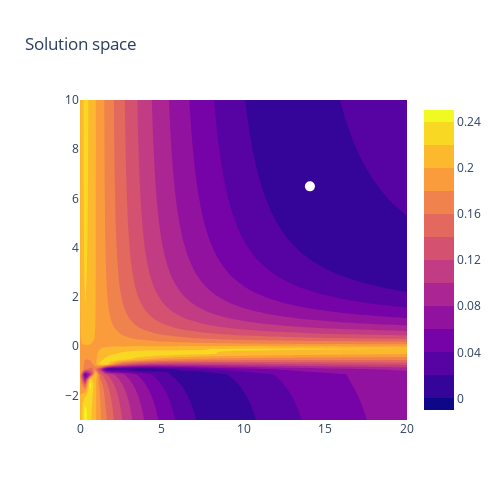

The code cell stored with this chart in its notebook:
### Code cell
# solve a minimization problem to find the two parameters for the distribution modification function

if use_real_dataset:
    z_guess = [3.7, 18.1]
else:
    z_guess = [-1.3,8.6] # use look_at_space = True to find a better guess

bnds = ((-3,  10), (0, 20))
print(f'bnds: {bnds}')
print(f'z_guess: {z_guess}')
zz = minimize(abs_eq1, z_guess, bounds = bnds, method='Nelder-Mead', tol=1e-8)
print(zz)
print(f'Solution: {zz.x}')
z = zz.x
T_with_solve = T(z)
T_without_solve = T([0, 1])
print(f'State target with solve: {sum(f * T_with_solve)}')
print(f'State target without solve: {sum(f * T_without_solve)}')
print(f'Min T_with_solve: {min(T_with_solve)}')
print(f'Max T_with_solve: {max(T_with_solve)}')
print(f'Min T_without_solve: {min(T_without_solve)}')
print(f'Max T_without_solve: {max(T_without_solve)}')

look_at_space = True
if look_at_space:
    ni = 64
    nj = 65
    solution_space = np.zeros((ni,nj))
    icnt = 0
    yaxis = np.linspace(bnds[0][0],bnds[0][1],ni)
    xaxis = np.linspace(bnds[1][0],bnds[1][1],nj)
    min_val = 1e20
    for i in yaxis:
        jcnt = 0
        for j in xaxis:
            #print(i,j, icnt, jcnt)
            solution_space[icnt,jcnt] = abs_eq1([i,j])
            #print(f'abs_eq1([{i},{j}]: {abs_eq1([i,j])}')
            if solution_space[icnt,jcnt] < min_val:
                min_x = j
                min_y = i
                min_val = solution_space[icnt,jcnt]
            jcnt += 1
        icnt += 1

    fig = go.Figure(data=[go.Contour(z=solution_space, x=xaxis, y=yaxis, line_width=0)])
    fig.update_layout(title='Solution space', autosize=False, width=500, height=500)
    print(f'Suggested guess: {min_y, min_x}')
    fig.add_trace(go.Scatter(x=np.array(min_x), y=np.array(min_y), mode="markers", marker=dict(size=10), name="Minimum", marker_color='white'))
    fig.show()

### Figure 1 — Plotly figure (JSON) as saved in the notebook; plotly's stock layout.template omitted (floating-point values rounded to 4 significant figures; data arrays with more than 128 entries replaced by an {"elided": "..."} marker saying what was removed)
{"data": [{"line": {"width": 0}, "type": "contour", "x": [0, 0.3125, 0.625, 0.9375, 1.25, 1.562, 1.875, 2.188, 2.5, 2.812, 3.125, 3.438, 3.75, 4.062, 4.375, 4.688, 5, 5.312, 5.625, 5.938, 6.25, 6.562, 6.875, 7.188, 7.5, 7.812, 8.125, 8.438, 8.75, 9.062, 9.375, 9.688, 10, 10.31, 10.62, 10.94, 11.25, 11.56, 11.88, 12.19, 12.5, 12.81, 13.12, 13.44, 13.75, 14.06, 14.38, 14.69, 15, 15.31, 15.62, 15.94, 16.25, 16.56, 16.88, 17.19, 17.5, 17.81, 18.12, 18.44, 18.75, 19.06, 19.38, 19.69, 20], "y": [-3, -2.794, -2.587, -2.381, -2.175, -1.968, -1.762, -1.556, -1.349, -1.143, -0.9365, -0.7302, -0.5238, -0.3175, -0.1111, 0.09524, 0.3016, 0.5079, 0.7143, 0.9206, 1.127, 1.333, 1.54, 1.746, 1.952, 2.159, 2.365, 2.571, 2.778, 2.984, 3.19, 3.397, 3.603, 3.81, 4.016, 4.222, 4.429, 4.635, 4.841, 5.048, 5.254, 5.46, 5.667, 5.873, 6.079, 6.286, 6.492, 6.698, 6.905, 7.111, 7.317, 7.524, 7.73, 7.937, 8.143, 8.349, 8.556, 8.762, 8.968, 9.175, 9.381, 9.587, 9.794, 10], "z": {"elided": "64x65 float values"}}, {"marker": {"color": "white", "size": 10}, "mode": "markers", "name": "Minimum", "type": "scatter", "x": [14.06], "y": [6.492]}], "layout": {"autosize": false, "height": 500, "title": {"text": "Solution space"}, "width": 500}}
